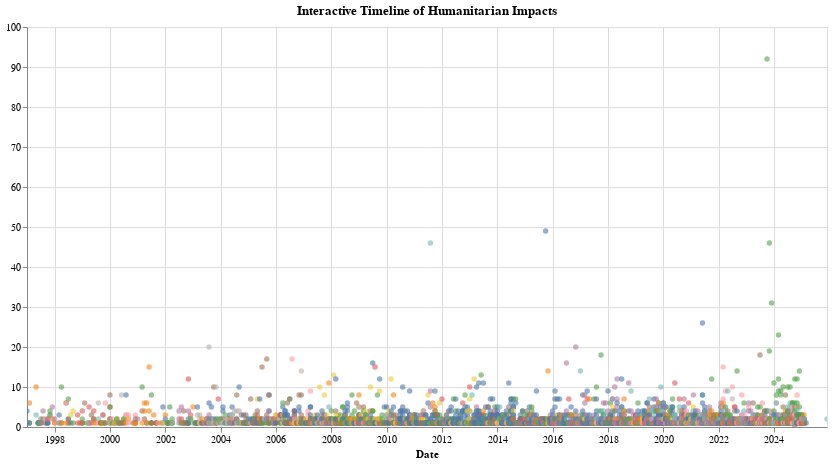

Notebook cell for this chart:
### Code cell
df['Date'] = pd.to_datetime(df[['year', 'month']].assign(Day=1))

import pandas as pd
import altair as alt


def create_viz2():
    # Load your data
    df = pd.read_csv('../data/security_incidents.csv')
    df = df.clean_names()
    df.columns = df.columns.str.replace('_', '.', regex=False)
    
    # Create full date column from Year and Month
    df['Date'] = pd.to_datetime(df[['year', 'month']].assign(Day=1))

    # Filter out invalid rows
    df = df.dropna(subset=['Date'])

    # Define selectable y-axis variable
    y_dropdown = alt.binding_select(options=['total.affected', 'total.killed', 'total.wounded', 'total.kidnapped'],
                                    name='Y-Axis:')
    y_selection = alt.selection_point(fields=['yvar'], bind=y_dropdown, value='total.affected')

    # Melt your dataframe into long format for flexible plotting
    df_long = df.melt(id_vars=['Date', 'country'], value_vars=['total.affected', 'total.killed', 'total.wounded', 'total.kidnapped'], 
                      var_name='yvar', value_name='yval')

    base = alt.Chart(df_long).transform_filter(
        y_selection
    ).mark_circle(opacity=0.6).encode(
        x=alt.X('Date:T', title="Date"),
        y=alt.Y('yval:Q', title=''),
        color=alt.Color('country:N', legend=None),
        tooltip=['country', 'Date', 'yval', 'yvar']
    ).add_params(
        y_selection
    ).properties(
        width=800,
        height=400,
        title="Interactive Timeline of Humanitarian Impacts"
    ).interactive()

    return base

import altair as alt
alt.data_transformers.disable_max_rows()

chart = create_viz2()
chart

### Figure 1 — Vega-Lite specification as saved in the notebook (floating-point values rounded to 4 significant figures; data arrays with more than 128 entries replaced by an {"elided": "..."} marker saying what was removed)
{"config": {"view": {"continuousWidth": 300, "continuousHeight": 300}}, "data": {"name": "data-87d1bb5b98b7c12b744b568ceded0e4d"}, "mark": {"type": "circle", "opacity": 0.6}, "encoding": {"color": {"field": "country", "legend": null, "type": "nominal"}, "tooltip": [{"field": "country", "type": "nominal"}, {"field": "Date", "type": "temporal"}, {"field": "yval", "type": "quantitative"}, {"field": "yvar", "type": "nominal"}], "x": {"field": "Date", "title": "Date", "type": "temporal"}, "y": {"field": "yval", "title": "", "type": "quantitative"}}, "height": 400, "params": [{"name": "param_1", "select": {"type": "point", "fields": ["yvar"]}, "bind": {"input": "select", "options": ["total.affected", "total.killed", "total.wounded", "total.kidnapped"], "name": "Y-Axis:"}, "value": "total.affected"}, {"name": "param_2", "select": {"type": "interval", "encodings": ["x", "y"]}, "bind": "scales"}], "title": "Interactive Timeline of Humanitarian Impacts", "transform": [{"filter": {"param": "param_1"}}], "width": 800, "$schema": "https://vega.github.io/schema/vega-lite/v5.20.1.json", "datasets": {"data-87d1bb5b98b7c12b744b568ceded0e4d": {"elided": "17156 records"}}}
